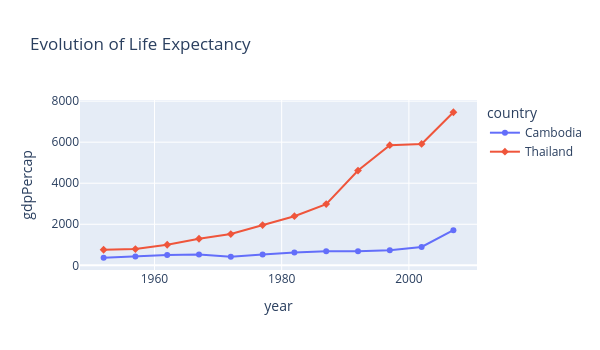

The notebook cell saved with this chart:
### Markdown cell above
### **C.3. Cambodia**

- Plot the evolution of the three quantitative variables for **Cambodia**. What do you observe?

### Code cell
df_cam = data.query("country in ['Cambodia', 'Thailand']")
fig = px.line(df_cam, x='year', y='gdpPercap',
    symbol="country", color="country",
    title="Evolution of Life Expectancy")
fig.update_layout(height=350, width=600)
fig.show()

### Figure 1 — Plotly figure (JSON) as saved in the notebook; plotly's stock layout.template omitted (floating-point values rounded to 4 significant figures)
{"data": [{"hovertemplate": "country=Cambodia<br>year=%{x}<br>gdpPercap=%{y}<extra></extra>", "legendgroup": "Cambodia", "line": {"color": "#636efa", "dash": "solid"}, "marker": {"symbol": "circle"}, "mode": "lines+markers", "name": "Cambodia", "orientation": "v", "showlegend": true, "type": "scatter", "x": [1952, 1957, 1962, 1967, 1972, 1977, 1982, 1987, 1992, 1997, 2002, 2007], "xaxis": "x", "y": [368.5, 434.0, 496.9, 523.4, 421.6, 525.0, 624.5, 683.9, 682.3, 734.3, 896.2, 1714.0], "yaxis": "y"}, {"hovertemplate": "country=Thailand<br>year=%{x}<br>gdpPercap=%{y}<extra></extra>", "legendgroup": "Thailand", "line": {"color": "#EF553B", "dash": "solid"}, "marker": {"symbol": "diamond"}, "mode": "lines+markers", "name": "Thailand", "orientation": "v", "showlegend": true, "type": "scatter", "x": [1952, 1957, 1962, 1967, 1972, 1977, 1982, 1987, 1992, 1997, 2002, 2007], "xaxis": "x", "y": [757.8, 793.6, 1002.0, 1295.0, 1524.0, 1961.0, 2393.0, 2983.0, 4617.0, 5853.0, 5913.0, 7458.0], "yaxis": "y"}], "layout": {"height": 350, "legend": {"title": {"text": "country"}, "tracegroupgap": 0}, "title": {"text": "Evolution of Life Expectancy"}, "width": 600, "xaxis": {"anchor": "y", "domain": [0, 1], "title": {"text": "year"}}, "yaxis": {"anchor": "x", "domain": [0, 1], "title": {"text": "gdpPercap"}}}}
